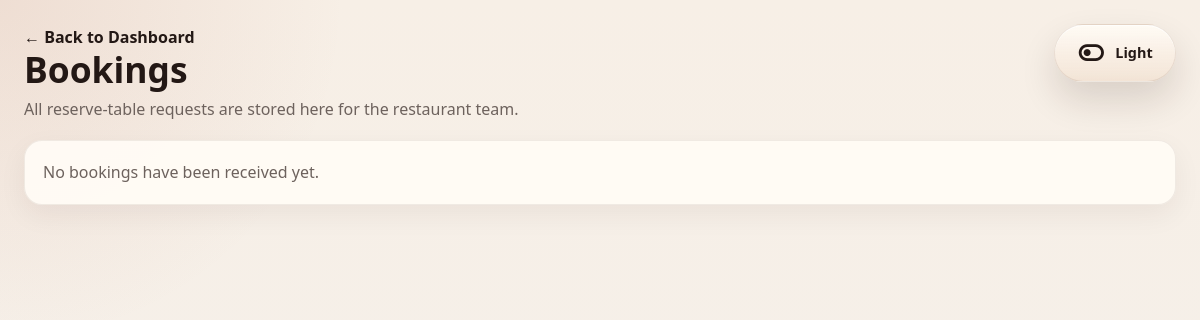
The app's page /admin/bookings.php (signed in), older data.
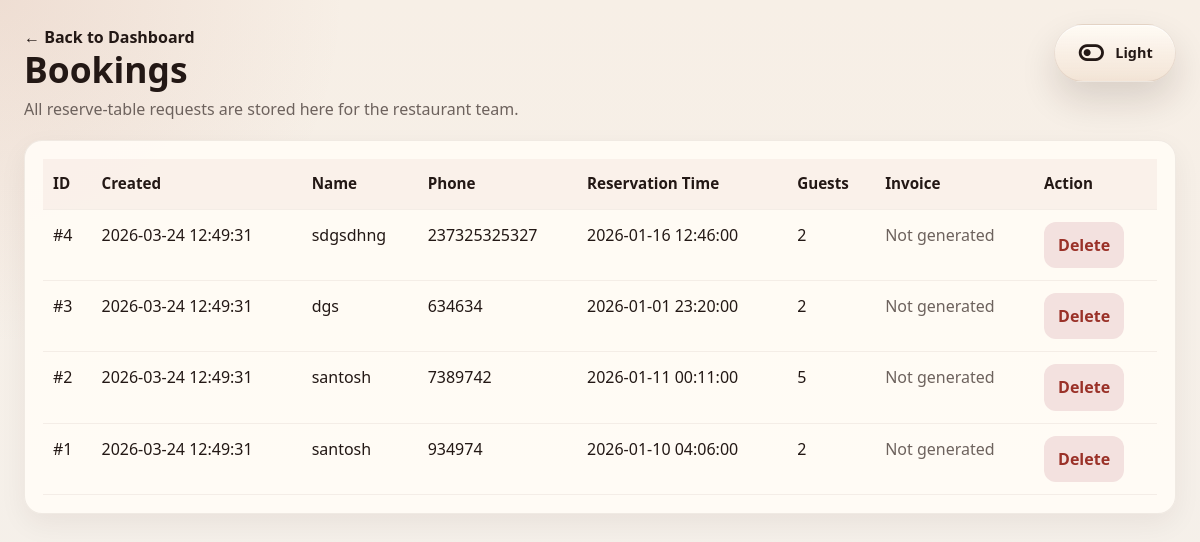
The same page, newer data.
### tables this page shows
CREATE TABLE `bookings` (
  `id` INT UNSIGNED NOT NULL AUTO_INCREMENT PRIMARY KEY,
  `admin_id` INT UNSIGNED NOT NULL,
  `name` VARCHAR(255) NOT NULL,
  `phone` VARCHAR(40) NULL,
  `date` DATETIME NOT NULL,
  `size` SMALLINT UNSIGNED NOT NULL DEFAULT 1,
  `created_at` DATETIME NOT NULL DEFAULT CURRENT_TIMESTAMP,
  INDEX (`admin_id`),
  INDEX (`phone`),
  INDEX (`date`)
);

### admin/bookings.php (the view, shortened to what this page needs)
<?php
require_once __DIR__ . '/../includes/db.php';
$currentAdminId = (int) $_SESSION['admin'];
$stmt = $pdo->prepare('SELECT id, name, phone, date, size, created_at FROM bookings WHERE admin_id = ? ORDER BY id DESC');
$stmt->execute([$currentAdminId]);
$bookings = $stmt->fetchAll(PDO::FETCH_ASSOC);
?>
<!doctype html>
<html lang="en">
<head>
  <link rel="stylesheet" href="https://cdnjs.cloudflare.com/ajax/libs/font-awesome/7.0.1/css/all.min.css">
  <link rel="stylesheet" href="../CSS/style.css?v=<?php echo (int) (@filemtime(__DIR__ . '/../CSS/style.css') ?: time()); ?>">
</head>
<body class="admin-body">
  <div class="admin-page">
    <div class="admin-page-head">
      <div>
        <a class="admin-back-link" href="dashboard.php">&larr; Back to Dashboard</a>
        <h1 class="admin-title">Bookings</h1>
        <div class="admin-subtitle">All reserve-table requests are stored here for the restaurant team.</div>
      </div>
      <button class="theme-toggle admin-theme-toggle" type="button" data-theme-toggle data-theme-storage="admin-theme" aria-pressed="false" aria-label="Switch to dark mode" title="Toggle admin light and dark mode">
        <i class="fa-solid fa-toggle-off" aria-hidden="true"></i>
      </button>
    </div>
    <div class="admin-card">
      <?php if (empty($bookings)): ?>
        <div class="admin-empty">No bookings have been received yet.</div>
      <?php else: ?>
        <div class="admin-table-wrap">
          <table class="admin-table">
            <thead>
              <tr>
                <th>ID</th>
                <th>Created</th>
                <th>Name</th>
                <th>Phone</th>
                <th>Reservation Time</th>
                <th>Guests</th>
                <th>Invoice</th>
                <th>Action</th>
              </tr>
            </thead>
            <tbody>
              <?php foreach ($bookings as $booking): ?>
                <?php
                $invoiceRelative = 'assets/invoices/booking_' . (int) $booking['id'] . '.pdf';
                $invoiceFile = dirname(__DIR__) . '/assets/invoices/booking_' . (int) $booking['id'] . '.pdf';
                ?>
                <tr>
                  <td>#<?php echo (int) $booking['id']; ?></td>
                  <td><?php echo htmlspecialchars($booking['created_at'] ?? '-', ENT_QUOTES); ?></td>
                  <td><?php echo htmlspecialchars($booking['name'] ?? '-', ENT_QUOTES); ?></td>
                  <td><?php echo htmlspecialchars($booking['phone'] ?? '-', ENT_QUOTES); ?></td>
                  <td><?php echo htmlspecialchars($booking['date'] ?? '-', ENT_QUOTES); ?></td>
                  <td><?php echo htmlspecialchars((string) ($booking['size'] ?? '-'), ENT_QUOTES); ?></td>
                  <td>
                    <?php if (is_file($invoiceFile)): ?>
                      <a class="admin-btn-secondary" href="<?php echo htmlspecialchars(app_url($invoiceRelative), ENT_QUOTES); ?>" target="_blank" rel="noopener">View Invoice</a>
                    <?php else: ?>
                      <span class="admin-muted">Not generated</span>
                    <?php endif; ?>
                  </td>
                  <td>
                    <form method="post" onsubmit="return confirm('Delete this booking?');">
                      <button class="admin-btn-danger" type="submit">Delete</button>
                    </form>
                  </td>
                </tr>
              <?php endforeach; ?>
            </tbody>
          </table>
        </div>
      <?php endif; ?>
    </div>
  </div>
</body>
</html>

Row changes from the older to the newer data that the page shows:
now on this page (row edited): bookings: id "4", created_at "2026-03-24 12:49:31", name "sdgsdhng", phone "237325325327", date "2026-01-16 12:46:00", size "2", shows "Not generated"
now on this page (row edited): bookings: id "3", created_at "2026-03-24 12:49:31", name "dgs", phone "634634", date "2026-01-01 23:20:00", size "2", shows "Not generated"
now on this page (row edited): bookings: id "2", created_at "2026-03-24 12:49:31", name "santosh", phone "7389742", date "2026-01-11 00:11:00", size "5", shows "Not generated"
now on this page (row edited): bookings: id "1", created_at "2026-03-24 12:49:31", name "santosh", phone "934974", date "2026-01-10 04:06:00", size "2", shows "Not generated"
Text that changed along with them:
text no longer shown: "No bookings have been received yet."
text now shown: "ID Created Name Phone Reservation Time Guests Invoice Action"
